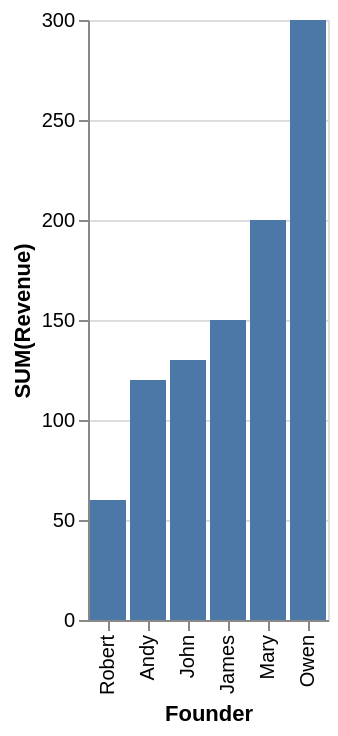

Vega-Lite specification stored for this chart:
### Vega-Lite specification from a JSON file in a GitHub repository (floating-point values rounded to 4 significant figures)
{"data": {"values": [{"x_data": "Robert", "y_data": 60}, {"x_data": "Andy", "y_data": 120}, {"x_data": "John", "y_data": 130}, {"x_data": "James", "y_data": 150}, {"x_data": "Mary", "y_data": 200}, {"x_data": "Owen", "y_data": 300}]}, "mark": "bar", "encoding": {"x": {"field": "x_data", "type": "nominal", "title": "Founder", "sort": {"op": "sum", "field": "y_data", "order": "ascending"}}, "y": {"field": "y_data", "type": "quantitative", "title": "SUM(Revenue)"}}}
